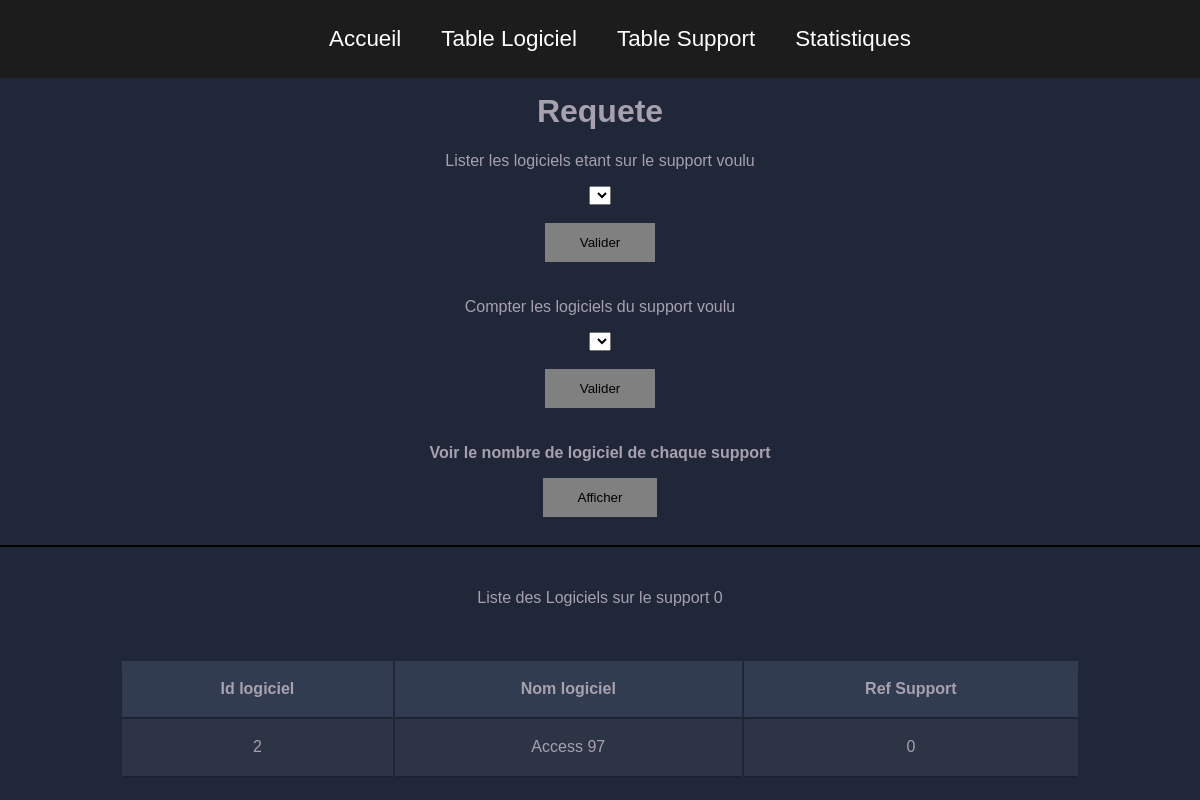
/Stats.php?numsup=0, run on the app's committed database.
### tables this page shows
CREATE TABLE tlogiciel
(	IdL		  INT		NOT NULL 	PRIMARY KEY	AUTO_INCREMENT,
	LibelleL  CHAR( 100 )	NOT NULL ,
    Ref       INT NOT NULL ,

    FOREIGN KEY (Ref) REFERENCES Tsupport(IdS) ON DELETE CASCADE

);

### stats.php (the view, shortened to what this page needs)
<html>
<head>
	<link rel="stylesheet" type="text/css" href="stylecons.css">
</head>
<body>
	<nav>
		<ul class="menu">
			<li><a class="aaa" href="index.php">Accueil</a></li>
			<li><a class="aaa" href="logiciel.php">Table Logiciel</a></li>
			<li><a class="aaa" href="support.php">Table Support</a></li>
			<li><a class="aaa" href="Stats.php">Statistiques</a></li>
		</ul>
	</nav>
	<center><table class="container"><br><br><br><br>
		<h1> Requete </h1>
		<?php
		echo "<form>";
		echo "<p>Lister les logiciels etant sur le support voulu</p><SELECT name='numsup'>";
		echo "</SELECT><br><br>";
		echo "<input class='btn' type='submit' value='Valider'<br>";
		echo "</form>";
		echo "<form>";
		echo "<p>Compter les logiciels du support voulu</p><SELECT name='numsup2'>";
		echo "</SELECT><br><br>";
		echo "<input class='btn' type='submit' value='Valider'<br>";
		echo "</form>";
		echo "<p><strong>Voir le nombre de logiciel de chaque support</strong></p>";
		echo "<A HREF='stats.php?option=requete'><input class='btn' type='submit' value='Afficher'></input></A>";
		function Function1()
		{
			$num  = $_GET['numsup'] ;
			echo "<hr color='black'>";
			echo "<tr> <td><strong>Id logiciel</strong></td><td><strong>Nom logiciel</strong></td><td><strong>Ref Support</strong></td></tr><br>";
			echo "<p>Liste des Logiciels sur le support " .$num.    "</p>";
			$DataBase = mysqli_connect ( "localhost" , "root" , "" ) ;
			mysqli_select_db ( $DataBase, "bdppe" ) ;
			$Requete2 = 'Select * From tlogiciel
			WHERE Ref="'.$num.'"';
			$Resultat2 = mysqli_query ( $DataBase, $Requete2 )  or  die(mysqli_error($DataBase) ) ;
			while (  $ligne = mysqli_fetch_array($Resultat2)  )
			{
				echo "<tr>\n" ;
				echo "<td>" . $ligne['IdL']       . "</td>\n" ;
				echo "<td>" . $ligne['LibelleL']  . "</td>\n" ;
				echo "<td>" . $ligne['Ref']       . "</td>\n" ;
				echo "</tr>\n" ;
			}
		}
		if (isset($_GET['numsup'])){
			Function1();
		}
		?>
	</center>
	<br><br>
</BODY>
</HTML>

### stylecons.css (style rules this page uses)
body { color:#A7A1AE; background-color:#1F2739; margin: 0; font-family:"Lucida Sans Unicode", "Lucida Grande", sans-serif; }
td { height: 30px; text-align: center; font-size: 20px; font-family: "montserrat",sans-serif; }
.container td { font-weight: normal; font-size: 1em; -webkit-box-shadow: 0 2px 2px -2px #0E1119; -moz-box-shadow: 0 2px 2px -2px #0E1119; box-shadow: 0 2px 2px -2px #0E1119; }
.container { overflow: hidden; width: 80%; margin: 0 auto; display: table; margin-bottom: 2%; }
.container td { padding-bottom: 2%; padding-top: 2%; }
.container tr:nth-child(odd) { background-color: #323C50; }
.container tr:nth-child(even) { background-color: #2C3446; }
a { color: #111; transition: 0.5s; }
ul { display: flex; flex-wrap: wrap; justify-content: center; }
li { padding: 10px 20px; font-size: 140%; display: inline-block; width: auto; }
nav { z-index: 1000; position: fixed; width: 100%; background-color: #1c1c1c; height: auto; }
.aaa { color: white; text-decoration: none ; }
.btn { padding: 12px 35px; border: 0; background: gray; color: black; cursor: pointer; transition: 0.5s; margin-bottom: 20px; }
select { width: auto; }

### data on the page
tlogiciel: IdL "2", LibelleL "Access 97", Ref "0"

### other printed values
$num "0"
